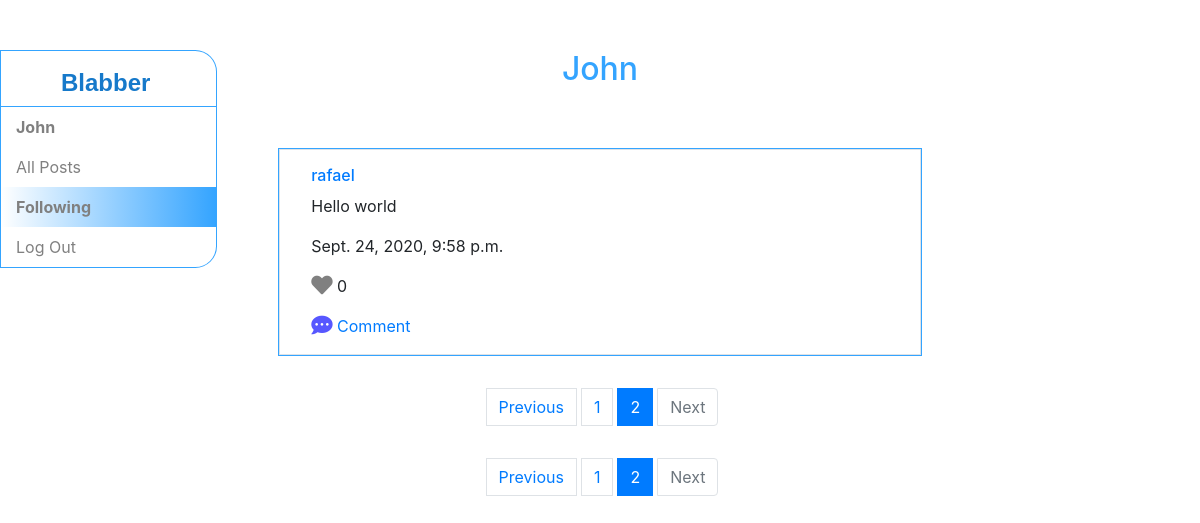
Screenshot of /following?page=2 (signed in) with the database file from the repository.
### network/models.py (models this page shows, shortened)
class User(AbstractUser):
    pass

class Post(models.Model):
    user = models.ForeignKey(User, on_delete = models.CASCADE, related_name="post_user")
    text = models.TextField()
    time = models.DateTimeField(auto_now_add=True)
    likes = models.ForeignKey(Like, null=True, blank=True, on_delete = models.CASCADE, related_name="post_likes")
    comments = models.ManyToManyField(Comment, blank=True, related_name="post_comments")

class Like(models.Model):
    users = models.ManyToManyField(User, related_name="like_users")
    num = models.PositiveIntegerField(default=0)

### network/views.py (the view, shortened to what this page needs)
# urls.py: path("following", views.following, name="following"),
@login_required(redirect_field_name='following', login_url='/login')
def following(request):
    try:
        f = Following.objects.get(user=request.user)
    except Following.DoesNotExist:
        nf = Following(user=request.user)
        nf.save()
    if request.method == 'GET':
        uf = Following.objects.filter(user=request.user).values_list('following', flat=True)
        all_posts = Post.objects.filter(user__id__in=uf).order_by('-time')
        page = request.GET.get('page', 1)
        paginator = Paginator(all_posts, 10)
        try:
            posts = paginator.page(page)
        except PageNotAnInteger:
            posts = paginator.page(1)
        except EmptyPage:
            posts = paginator.page(paginator.num_pages)
        comment_form = CommentForm(initial={'user': request.user})
        return render(request, 'network/following.html', {'posts': posts, 'comment_form': comment_form})

### network/templates/network/following.html (shortened to what this page needs)
{% extends "network/layout.html" %}
{% load static %}
{% block body %}
    {% if user.is_authenticated %}
        <h2>{{ user.username }}</h2>
        <div id="posts">
            {% for post in posts %}
                <div class='row border mx-auto p-3' id="post">
                    <div class="col-sm-12">
                        <h6><a href="{% url 'profile' post.user.id %}">{{ post.user }}</a></h6>
                        <p>{{ post.text }}</p>
                        <p id="time">{{ post.time }}</p>
                        <p>
                            {% if request.user in post.likes.users.all %}
                                <a href="">
                                    <i class="fas fa-heart fa-lg" name="heart" id="{{ post.id }}" style="color:red;"></i>
                                </a>
                            {% else %}
                                <a href="">
                                    <i class="fas fa-heart fa-lg" name="heart" id="{{ post.id }}" style="color:gray;"></i>
                                </a>
                            {% endif %}
                            <span class="num-like" id="{{ post.id }}">{{ post.likes.num }}</span>
                        </p>
                        <a href="" class="comment" id="{{ post.id }}"><i class="fas fa-comment-dots fa-lg" style="color:rgb(87, 87, 255);"></i> Comment</a>
                    </div>
                </div>
            {% endfor %}
        </div>
        <div class='row justify-content-center mx-auto p-3' id='pages'></div>
        {% if posts.has_other_pages %}
            <nav aria-label="...">
                <ul class="pagination justify-content-center">
                    {% if posts.has_previous %}
                        <li><a class="page-link" href="?page={{ posts.previous_page_number }}" tabindex="-1" aria-disabled="true">Previous</a></li>
                    {% else %}
                        <li class="page-item disabled"><span class="page-link">Previous</span></li>
                    {% endif %}
                    {% for i in posts.paginator.page_range %}
                        {% if posts.number == i %}
                            <li class="page-item active" aria-current="page">
                                <span class="page-link">
                                    {{ i }}
                                </span>
                            </li>
                        {% else %}
                            <li><a href="?page={{ i }}"><span class="page-link">{{ i }}</span></a></li>
                        {% endif %}
                    {% endfor %}
                    {% if posts.has_next %}
                        <li><a class="page-link" href="?page={{ posts.next_page_number }}">Next</a></li>
                    {% else %}
                        <li class="page-item disabled"><span class="page-link" tabindex="-1" aria-disabled="true">Next</span></li>
                    {% endif %}
                </ul>
            </nav>
        {% endif %}
    </div>
    <div class='row justify-content-center mx-auto p-3' id='pages'>
        {% if posts.has_other_pages %}
            <nav aria-label="...">
                <ul class="pagination justify-content-center">
                    {% if posts.has_previous %}
                        <li><a class="page-link" href="?page={{ posts.previous_page_number }}" tabindex="-1" aria-disabled="true">Previous</a></li>
                    {% else %}
                        <li class="page-item disabled"><span class="page-link">Previous</span></li>
                    {% endif %}
                    {% for i in posts.paginator.page_range %}
                        {% if posts.number == i %}
                            <li class="page-item active" aria-current="page">
                                <span class="page-link">
                                    {{ i }}
                                </span>
                            </li>
                        {% else %}
                            <li><a href="?page={{ i }}"><span class="page-link">{{ i }}</span></a></li>
                        {% endif %}
                    {% endfor %}
                    {% if posts.has_next %}
                        <li><a class="page-link" href="?page={{ posts.next_page_number }}">Next</a></li>
                    {% else %}
                        <li class="page-item disabled"><span class="page-link" tabindex="-1" aria-disabled="true">Next</span></li>
                    {% endif %}
                </ul>
            </nav>
        {% endif %}
    </div>
    {% endif %}
{% endblock %}

### network/templates/network/layout.html (shortened to what this page needs)
{% load static %}
<!DOCTYPE html>
<html lang="en">
    <head>
        <link rel="stylesheet" href="https://stackpath.bootstrapcdn.com/bootstrap/4.4.1/css/bootstrap.min.css">
        <link href="{% static 'network/styles.css' %}" rel="stylesheet">
        <link rel="stylesheet" href="https://use.fontawesome.com/releases/v5.14.0/css/solid.css">
        <link rel="stylesheet" href="https://use.fontawesome.com/releases/v5.14.0/css/fontawesome.css">
    </head>
    <body>
        <div class="bd-sidebar border-bottom-0" id="sidebar-wrapper ">
            <nav class ="position-fixed"id="navbar_items">
            <a id="website_title"href="#">Blabber</a>
              <ul class="navbar-nav mr-auto">
                {% if user.is_authenticated %}
                    <li id="username_link" class="nav-item">
                        <a class="nav-link" href="#"><strong>{{ user.username }}</strong></a>
                    </li>
                     <li class="nav-item" id="all_posts_block">
                  <a class="nav-link" id="all_posts_link"href="{% url 'index' %}">All Posts</a>
                </li>
                    <li class="nav-item" id="following_block">
                        <a class="nav-link" id="following_link" href="{% url 'following' %}">Following</a>
                    </li>
                    <li class="nav-item" id="logout_link">
                        <a class="nav-link" href="{% url 'logout' %}">Log Out</a>
                    </li>
                {% endif %}
              </ul>
            </nav>
          </div>
        <div class="container-fluid">
            {% block body %}
            {% endblock %}
    </body>
</html>

### network/static/network/styles.css (style rules this page uses)
#website_title { color: rgb(22, 121, 202); text-align: right; margin-left: 60px; font-weight: bold; font-family: Impact, Haettenschweiler, 'Arial Narrow Bold', sans-serif; font-size: x-large; }
#navbar_items { background-color: white; border-top-right-radius: 10%; border-bottom-right-radius: 10%; padding-top: 14px; border:1px solid rgb(52, 164, 255); margin-left: 0; }
.nav-link { color:grey; width: 200px; padding-left: 10px; margin-left:10px; }
li { padding-left: 5px; }
#logout_link { border-bottom-right-radius: 15px; }
#username_link { border-top: 1px solid rgb(52, 164, 255); margin-top: 5px; }
h2 { color: rgb(52, 164, 255); margin-top: 50px; margin-bottom: 60px; text-align: center; }
#posts { background-color: white; max-width: 55%; margin-left: auto; margin-right: auto; border: 1px solid rgb(52, 164, 255); }

### rows the page displays
User: username "John"
Post: user "rafael", text "Hello world", time "Sept. 24, 2020, 9:58 p.m.", likes.num "0"

### other values shown
{{ i }} "1"
{{ i }} "2"
